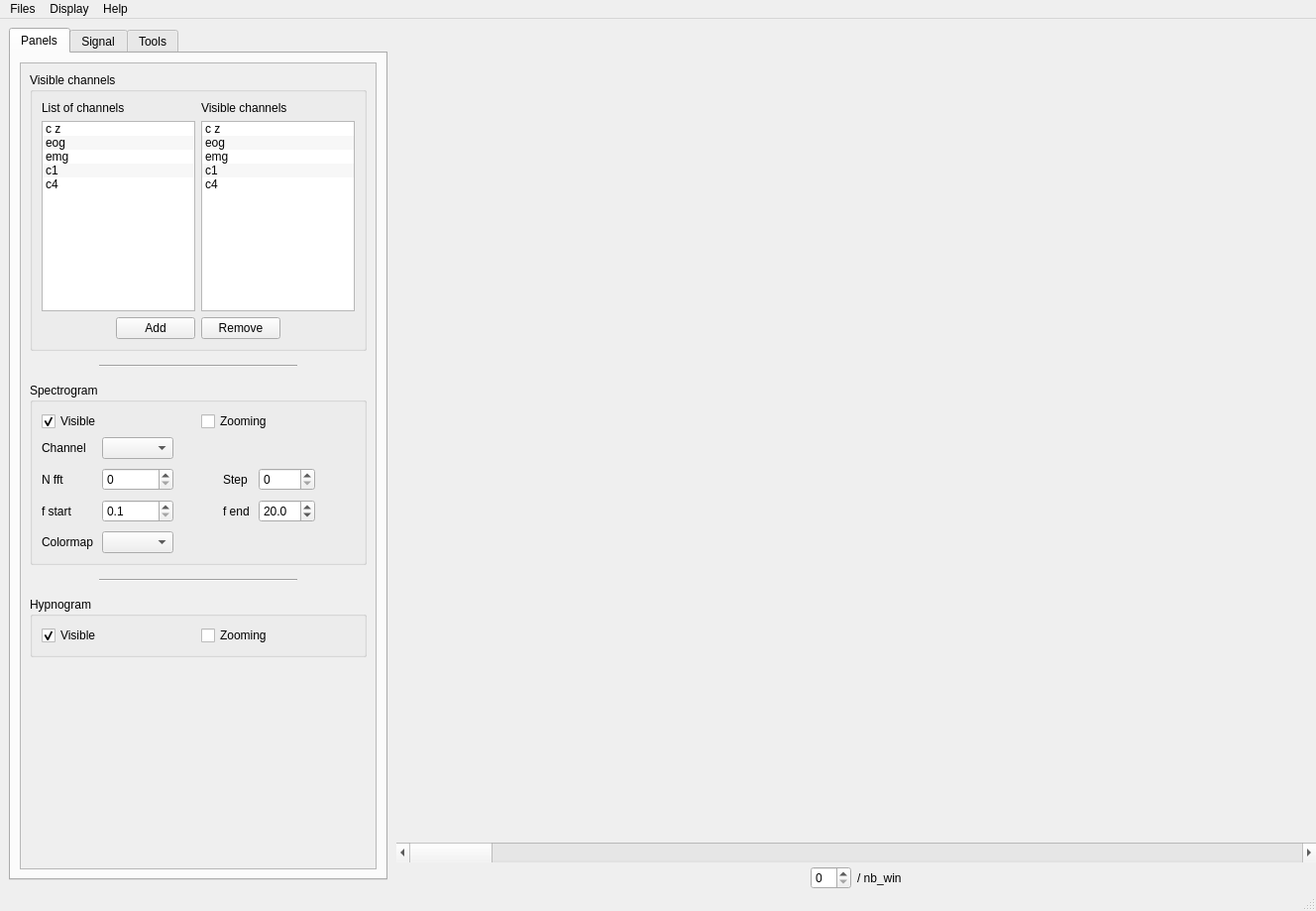
<?xml version="1.0" encoding="UTF-8"?>
<ui version="4.0">
 <class>MainWindow</class>
 <widget class="QMainWindow" name="MainWindow">
  <property name="enabled">
   <bool>true</bool>
  </property>
  <property name="geometry">
   <rect>
    <x>0</x>
    <y>0</y>
    <width>1328</width>
    <height>919</height>
   </rect>
  </property>
  <property name="windowTitle">
   <string>Sleep</string>
  </property>
  <property name="tabShape">
   <enum>QTabWidget::Rounded</enum>
  </property>
  <widget class="QWidget" name="centralwidget">
   <layout class="QHBoxLayout" name="horizontalLayout_2">
    <property name="spacing">
     <number>0</number>
    </property>
    <property name="margin">
     <number>0</number>
    </property>
    <item>
     <widget class="QWidget" name="q_widget" native="true">
      <property name="sizePolicy">
       <sizepolicy hsizetype="Preferred" vsizetype="Preferred">
        <horstretch>0</horstretch>
        <verstretch>0</verstretch>
       </sizepolicy>
      </property>
      <property name="minimumSize">
       <size>
        <width>0</width>
        <height>0</height>
       </size>
      </property>
      <property name="maximumSize">
       <size>
        <width>400</width>
        <height>16777215</height>
       </size>
      </property>
      <layout class="QVBoxLayout" name="verticalLayout_4">
       <property name="sizeConstraint">
        <enum>QLayout::SetDefaultConstraint</enum>
       </property>
       <item>
        <widget class="QTabWidget" name="QuickSettings">
         <property name="maximumSize">
          <size>
           <width>16777215</width>
           <height>16777215</height>
          </size>
         </property>
         <property name="toolTip">
          <string>&lt;html&gt;&lt;head/&gt;&lt;body&gt;&lt;p&gt;&lt;br/&gt;&lt;/p&gt;&lt;/body&gt;&lt;/html&gt;</string>
         </property>
         <property name="autoFillBackground">
          <bool>false</bool>
         </property>
         <property name="tabShape">
          <enum>QTabWidget::Rounded</enum>
         </property>
         <property name="currentIndex">
          <number>0</number>
         </property>
         <property name="movable">
          <bool>true</bool>
         </property>
         <widget class="QWidget" name="q_Panels">
          <attribute name="title">
           <string>Panels</string>
          </attribute>
          <layout class="QVBoxLayout" name="verticalLayout">
           <item>
            <widget class="QScrollArea" name="scrollArea">
             <property name="widgetResizable">
              <bool>true</bool>
             </property>
             <widget class="QWidget" name="scrollAreaWidgetContents">
              <property name="geometry">
               <rect>
                <x>0</x>
                <y>0</y>
                <width>358</width>
                <height>801</height>
               </rect>
              </property>
              <layout class="QVBoxLayout" name="verticalLayout_2">
               <item>
                <widget class="QGroupBox" name="groupBox">
                 <property name="title">
                  <string>Visible channels</string>
                 </property>
                 <layout class="QVBoxLayout" name="verticalLayout_13">
                  <item>
                   <layout class="QGridLayout" name="gridLayout_10">
                    <property name="topMargin">
                     <number>0</number>
                    </property>
                    <item row="1" column="0">
                     <widget class="QListWidget" name="_PanChanList">
                      <property name="dragEnabled">
                       <bool>false</bool>
                      </property>
                      <property name="dragDropOverwriteMode">
                       <bool>false</bool>
                      </property>
                      <property name="dragDropMode">
                       <enum>QAbstractItemView::NoDragDrop</enum>
                      </property>
                      <property name="defaultDropAction">
                       <enum>Qt::IgnoreAction</enum>
                      </property>
                      <property name="alternatingRowColors">
                       <bool>true</bool>
                      </property>
                      <property name="selectionMode">
                       <enum>QAbstractItemView::SingleSelection</enum>
                      </property>
                      <item>
                       <property name="text">
                        <string>c z</string>
                       </property>
                      </item>
                      <item>
                       <property name="text">
                        <string>eog</string>
                       </property>
                      </item>
                      <item>
                       <property name="text">
                        <string>emg</string>
                       </property>
                      </item>
                      <item>
                       <property name="text">
                        <string>c1</string>
                       </property>
                      </item>
                      <item>
                       <property name="text">
                        <string>c4</string>
                       </property>
                      </item>
                     </widget>
                    </item>
                    <item row="0" column="0">
                     <widget class="QLabel" name="label_30">
                      <property name="text">
                       <string>List of channels</string>
                      </property>
                     </widget>
                    </item>
                    <item row="1" column="1">
                     <widget class="QListWidget" name="_PanChanViz">
                      <property name="dragEnabled">
                       <bool>true</bool>
                      </property>
                      <property name="dragDropOverwriteMode">
                       <bool>false</bool>
                      </property>
                      <property name="dragDropMode">
                       <enum>QAbstractItemView::InternalMove</enum>
                      </property>
                      <property name="defaultDropAction">
                       <enum>Qt::MoveAction</enum>
                      </property>
                      <property name="alternatingRowColors">
                       <bool>true</bool>
                      </property>
                      <item>
                       <property name="text">
                        <string>c z</string>
                       </property>
                      </item>
                      <item>
                       <property name="text">
                        <string>eog</string>
                       </property>
                      </item>
                      <item>
                       <property name="text">
                        <string>emg</string>
                       </property>
                      </item>
                      <item>
                       <property name="text">
                        <string>c1</string>
                       </property>
                      </item>
                      <item>
                       <property name="text">
                        <string>c4</string>
                       </property>
                      </item>
                     </widget>
                    </item>
                    <item row="0" column="1">
                     <widget class="QLabel" name="label_31">
                      <property name="text">
                       <string>Visible channels</string>
                      </property>
                     </widget>
                    </item>
                   </layout>
                  </item>
                  <item>
                   <layout class="QHBoxLayout" name="horizontalLayout_4">
                    <property name="topMargin">
                     <number>0</number>
                    </property>
                    <item>
                     <spacer name="horizontalSpacer_6">
                      <property name="orientation">
                       <enum>Qt::Horizontal</enum>
                      </property>
                      <property name="sizeHint" stdset="0">
                       <size>
                        <width>40</width>
                        <height>20</height>
                       </size>
                      </property>
                     </spacer>
                    </item>
                    <item>
                     <widget class="QPushButton" name="_PanChanAdd">
                      <property name="text">
                       <string>Add</string>
                      </property>
                     </widget>
                    </item>
                    <item>
                     <widget class="QPushButton" name="_PanChanRm">
                      <property name="text">
                       <string>Remove</string>
                      </property>
                     </widget>
                    </item>
                    <item>
                     <spacer name="horizontalSpacer_7">
                      <property name="orientation">
                       <enum>Qt::Horizontal</enum>
                      </property>
                      <property name="sizeHint" stdset="0">
                       <size>
                        <width>40</width>
                        <height>20</height>
                       </size>
                      </property>
                     </spacer>
                    </item>
                   </layout>
                  </item>
                 </layout>
                </widget>
               </item>
               <item>
                <layout class="QHBoxLayout" name="horizontalLayout_5">
                 <property name="spacing">
                  <number>0</number>
                 </property>
                 <property name="topMargin">
                  <number>0</number>
                 </property>
                 <item>
                  <spacer name="horizontalSpacer_8">
                   <property name="orientation">
                    <enum>Qt::Horizontal</enum>
                   </property>
                   <property name="sizeHint" stdset="0">
                    <size>
                     <width>40</width>
                     <height>20</height>
                    </size>
                   </property>
                  </spacer>
                 </item>
                 <item>
                  <widget class="Line" name="line">
                   <property name="minimumSize">
                    <size>
                     <width>200</width>
                     <height>0</height>
                    </size>
                   </property>
                   <property name="maximumSize">
                    <size>
                     <width>200</width>
                     <height>16777215</height>
                    </size>
                   </property>
                   <property name="orientation">
                    <enum>Qt::Horizontal</enum>
                   </property>
                  </widget>
                 </item>
                 <item>
                  <spacer name="horizontalSpacer_9">
                   <property name="orientation">
                    <enum>Qt::Horizontal</enum>
                   </property>
                   <property name="sizeHint" stdset="0">
                    <size>
                     <width>40</width>
                     <height>20</height>
                    </size>
                   </property>
                  </spacer>
                 </item>
                </layout>
               </item>
               <item>
                <widget class="QGroupBox" name="groupBox_2">
                 <property name="title">
                  <string>Spectrogram</string>
                 </property>
                 <layout class="QVBoxLayout" name="verticalLayout_12">
                  <item>
                   <layout class="QGridLayout" name="gridLayout_6">
                    <item row="0" column="0">
                     <widget class="QCheckBox" name="_PanSpecViz">
                      <property name="text">
                       <string>Visible</string>
                      </property>
                      <property name="checked">
                       <bool>true</bool>
                      </property>
                     </widget>
                    </item>
                    <item row="0" column="1">
                     <widget class="QCheckBox" name="_PanSpecZoom">
                      <property name="text">
                       <string>Zooming</string>
                      </property>
                     </widget>
                    </item>
                   </layout>
                  </item>
                  <item>
                   <widget class="QWidget" name="_PanSpecW" native="true">
                    <layout class="QVBoxLayout" name="verticalLayout_20">
                     <property name="spacing">
                      <number>0</number>
                     </property>
                     <property name="margin">
                      <number>0</number>
                     </property>
                     <item>
                      <layout class="QGridLayout" name="gridLayout_5">
                       <property name="spacing">
                        <number>9</number>
                       </property>
                       <item row="2" column="1">
                        <widget class="QDoubleSpinBox" name="_PanSpecStart">
                         <property name="decimals">
                          <number>1</number>
                         </property>
                         <property name="minimum">
                          <double>0.100000000000000</double>
                         </property>
                         <property name="maximum">
                          <double>190.000000000000000</double>
                         </property>
                        </widget>
                       </item>
                       <item row="2" column="3">
                        <widget class="QLabel" name="label_17">
                         <property name="text">
                          <string>f end</string>
                         </property>
                        </widget>
                       </item>
                       <item row="0" column="0">
                        <widget class="QLabel" name="label_13">
                         <property name="text">
                          <string>Channel</string>
                         </property>
                        </widget>
                       </item>
                       <item row="1" column="5">
                        <spacer name="horizontalSpacer_20">
                         <property name="orientation">
                          <enum>Qt::Horizontal</enum>
                         </property>
                         <property name="sizeHint" stdset="0">
                          <size>
                           <width>40</width>
                           <height>20</height>
                          </size>
                         </property>
                        </spacer>
                       </item>
                       <item row="0" column="1">
                        <widget class="QComboBox" name="_PanSpecChan"/>
                       </item>
                       <item row="2" column="0">
                        <widget class="QLabel" name="label_16">
                         <property name="text">
                          <string>f start</string>
                         </property>
                        </widget>
                       </item>
                       <item row="1" column="4">
                        <widget class="QSpinBox" name="_PanSpecStep"/>
                       </item>
                       <item row="1" column="3">
                        <widget class="QLabel" name="label_15">
                         <property name="text">
                          <string>Step</string>
                         </property>
                        </widget>
                       </item>
                       <item row="2" column="4">
                        <widget class="QDoubleSpinBox" name="_PanSpecFend">
                         <property name="decimals">
                          <number>1</number>
                         </property>
                         <property name="minimum">
                          <double>0.100000000000000</double>
                         </property>
                         <property name="maximum">
                          <double>200.000000000000000</double>
                         </property>
                         <property name="value">
                          <double>20.000000000000000</double>
                         </property>
                        </widget>
                       </item>
                       <item row="1" column="0">
                        <widget class="QLabel" name="label_14">
                         <property name="text">
                          <string>N fft</string>
                         </property>
                        </widget>
                       </item>
                       <item row="1" column="1">
                        <widget class="QSpinBox" name="_PanSpecNfft"/>
                       </item>
                       <item row="1" column="2">
                        <spacer name="horizontalSpacer_21">
                         <property name="orientation">
                          <enum>Qt::Horizontal</enum>
                         </property>
                         <property name="sizeHint" stdset="0">
                          <size>
                           <width>40</width>
                           <height>20</height>
                          </size>
                         </property>
                        </spacer>
                       </item>
                       <item row="3" column="0">
                        <widget class="QLabel" name="label_29">
                         <property name="text">
                          <string>Colormap</string>
                         </property>
                        </widget>
                       </item>
                       <item row="3" column="1">
                        <widget class="QComboBox" name="_PanSpecCmap"/>
                       </item>
                      </layout>
                     </item>
                    </layout>
                   </widget>
                  </item>
                 </layout>
                </widget>
               </item>
               <item>
                <layout class="QHBoxLayout" name="horizontalLayout_6">
                 <property name="spacing">
                  <number>0</number>
                 </property>
                 <property name="topMargin">
                  <number>0</number>
                 </property>
                 <item>
                  <spacer name="horizontalSpacer_10">
                   <property name="orientation">
                    <enum>Qt::Horizontal</enum>
                   </property>
                   <property name="sizeHint" stdset="0">
                    <size>
                     <width>40</width>
                     <height>20</height>
                    </size>
                   </property>
                  </spacer>
                 </item>
                 <item>
                  <widget class="Line" name="line_2">
                   <property name="minimumSize">
                    <size>
                     <width>200</width>
                     <height>0</height>
                    </size>
                   </property>
                   <property name="maximumSize">
                    <size>
                     <width>200</width>
                     <height>16777215</height>
                    </size>
                   </property>
                   <property name="orientation">
                    <enum>Qt::Horizontal</enum>
                   </property>
                  </widget>
                 </item>
                 <item>
                  <spacer name="horizontalSpacer_11">
                   <property name="orientation">
                    <enum>Qt::Horizontal</enum>
                   </property>
                   <property name="sizeHint" stdset="0">
                    <size>
                     <width>40</width>
                     <height>20</height>
                    </size>
                   </property>
                  </spacer>
                 </item>
                </layout>
               </item>
               <item>
                <widget class="QGroupBox" name="groupBox_3">
                 <property name="title">
                  <string>Hypnogram</string>
                 </property>
                 <layout class="QVBoxLayout" name="verticalLayout_11">
                  <item>
                   <layout class="QGridLayout" name="gridLayout_4">
                    <item row="0" column="0">
                     <widget class="QCheckBox" name="_PanHypViz">
                      <property name="text">
                       <string>Visible</string>
                      </property>
                      <property name="checked">
                       <bool>true</bool>
                      </property>
                     </widget>
                    </item>
                    <item row="0" column="1">
                     <widget class="QCheckBox" name="_PanHypZoom">
                      <property name="text">
                       <string>Zooming</string>
                      </property>
                     </widget>
                    </item>
                   </layout>
                  </item>
                 </layout>
                </widget>
               </item>
               <item>
                <spacer name="verticalSpacer_3">
                 <property name="orientation">
                  <enum>Qt::Vertical</enum>
                 </property>
                 <property name="sizeHint" stdset="0">
                  <size>
                   <width>20</width>
                   <height>40</height>
                  </size>
                 </property>
                </spacer>
               </item>
              </layout>
             </widget>
            </widget>
           </item>
          </layout>
         </widget>
         <widget class="QWidget" name="q_Signal">
          <attribute name="title">
           <string>Signal</string>
          </attribute>
          <layout class="QVBoxLayout" name="verticalLayout_3">
           <item>
            <widget class="QScrollArea" name="scrollArea_2">
             <property name="widgetResizable">
              <bool>true</bool>
             </property>
             <widget class="QWidget" name="scrollAreaWidgetContents_2">
              <property name="geometry">
               <rect>
                <x>0</x>
                <y>0</y>
                <width>358</width>
                <height>801</height>
               </rect>
              </property>
              <layout class="QVBoxLayout" name="verticalLayout_5">
               <item>
                <widget class="QGroupBox" name="groupBox_4">
                 <property name="title">
                  <string>Time points</string>
                 </property>
                 <layout class="QVBoxLayout" name="verticalLayout_6">
                  <item>
                   <layout class="QGridLayout" name="gridLayout">
                    <property name="spacing">
                     <number>9</number>
                    </property>
                    <item row="0" column="2">
                     <widget class="QLabel" name="label_2">
                      <property name="text">
                       <string>hz</string>
                      </property>
                     </widget>
                    </item>
                    <item row="0" column="0">
                     <widget class="QLabel" name="label">
                      <property name="text">
                       <string>Down-sampling</string>
                      </property>
                     </widget>
                    </item>
                    <item row="2" column="0">
                     <widget class="QLabel" name="label_5">
                      <property name="text">
                       <string>Slider step</string>
                      </property>
                     </widget>
                    </item>
                    <item row="1" column="0">
                     <widget class="QLabel" name="label_3">
                      <property name="text">
                       <string>Window</string>
                      </property>
                     </widget>
                    </item>
                    <item row="2" column="2">
                     <widget class="QLabel" name="label_6">
                      <property name="text">
                       <string>sample</string>
                      </property>
                     </widget>
                    </item>
                    <item row="2" column="1">
                     <widget class="QSpinBox" name="_SigSlStep">
                      <property name="minimum">
                       <number>1</number>
                      </property>
                     </widget>
                    </item>
                    <item row="1" column="2">
                     <widget class="QLabel" name="label_4">
                      <property name="text">
                       <string>seconds</string>
                      </property>
                     </widget>
                    </item>
                    <item row="1" column="1">
                     <widget class="QDoubleSpinBox" name="_SigWin">
                      <property name="decimals">
                       <number>1</number>
                      </property>
                      <property name="value">
                       <double>30.000000000000000</double>
                      </property>
                     </widget>
                    </item>
                    <item row="0" column="1">
                     <widget class="QDoubleSpinBox" name="_SigDoSamp">
                      <property name="decimals">
                       <number>1</number>
                      </property>
                      <property name="maximum">
                       <double>10000.000000000000000</double>
                      </property>
                      <property name="value">
                       <double>100.000000000000000</double>
                      </property>
                     </widget>
                    </item>
                    <item row="0" column="3">
                     <spacer name="horizontalSpacer_3">
                      <property name="orientation">
                       <enum>Qt::Horizontal</enum>
                      </property>
                      <property name="sizeHint" stdset="0">
                       <size>
                        <width>40</width>
                        <height>20</height>
                       </size>
                      </property>
                     </spacer>
                    </item>
                   </layout>
                  </item>
                 </layout>
                </widget>
               </item>
               <item>
                <layout class="QHBoxLayout" name="horizontalLayout_7">
                 <property name="spacing">
                  <number>0</number>
                 </property>
                 <property name="topMargin">
                  <number>0</number>
                 </property>
                 <item>
                  <spacer name="horizontalSpacer_12">
                   <property name="orientation">
                    <enum>Qt::Horizontal</enum>
                   </property>
                   <property name="sizeHint" stdset="0">
                    <size>
                     <width>40</width>
                     <height>20</height>
                    </size>
                   </property>
                  </spacer>
                 </item>
                 <item>
                  <widget class="Line" name="line_3">
                   <property name="minimumSize">
                    <size>
                     <width>200</width>
                     <height>0</height>
                    </size>
                   </property>
                   <property name="maximumSize">
                    <size>
                     <width>200</width>
                     <height>16777215</height>
                    </size>
                   </property>
                   <property name="orientation">
                    <enum>Qt::Horizontal</enum>
                   </property>
                  </widget>
                 </item>
                 <item>
                  <spacer name="horizontalSpacer_13">
                   <property name="orientation">
                    <enum>Qt::Horizontal</enum>
                   </property>
                   <property name="sizeHint" stdset="0">
                    <size>
                     <width>40</width>
                     <height>20</height>
                    </size>
                   </property>
                  </spacer>
                 </item>
                </layout>
               </item>
               <item>
                <widget class="QGroupBox" name="groupBox_5">
                 <property name="title">
                  <string>Mean and trend</string>
                 </property>
                 <layout class="QVBoxLayout" name="verticalLayout_7">
                  <item>
                   <layout class="QGridLayout" name="gridLayout_2">
                    <item row="0" column="0">
                     <widget class="QCheckBox" name="_SigMean">
                      <property name="text">
                       <string>Remove the mean</string>
                      </property>
                     </widget>
                    </item>
                    <item row="1" column="0">
                     <widget class="QCheckBox" name="_SigTrend">
                      <property name="text">
                       <string>Remove the linear trend</string>
                      </property>
                     </widget>
                    </item>
                   </layout>
                  </item>
                 </layout>
                </widget>
               </item>
               <item>
                <layout class="QHBoxLayout" name="horizontalLayout_9">
                 <property name="spacing">
                  <number>0</number>
                 </property>
                 <property name="topMargin">
                  <number>0</number>
                 </property>
                 <item>
                  <spacer name="horizontalSpacer_18">
                   <property name="orientation">
                    <enum>Qt::Horizontal</enum>
                   </property>
                   <property name="sizeHint" stdset="0">
                    <size>
                     <width>40</width>
                     <height>20</height>
                    </size>
                   </property>
                  </spacer>
                 </item>
                 <item>
                  <widget class="Line" name="line_5">
                   <property name="minimumSize">
                    <size>
                     <width>200</width>
                     <height>0</height>
                    </size>
                   </property>
                   <property name="maximumSize">
                    <size>
                     <width>200</width>
                     <height>16777215</height>
                    </size>
                   </property>
                   <property name="orientation">
                    <enum>Qt::Horizontal</enum>
                   </property>
                  </widget>
                 </item>
                 <item>
                  <spacer name="horizontalSpacer_19">
                   <property name="orientation">
                    <enum>Qt::Horizontal</enum>
                   </property>
                   <property name="sizeHint" stdset="0">
                    <size>
                     <width>40</width>
                     <height>20</height>
                    </size>
                   </property>
                  </spacer>
                 </item>
                </layout>
               </item>
               <item>
                <widget class="QGroupBox" name="groupBox_6">
                 <property name="title">
                  <string>Filtering</string>
                 </property>
                 <layout class="QVBoxLayout" name="verticalLayout_8">
                  <item>
                   <widget class="QCheckBox" name="_SigFilt">
                    <property name="text">
                     <string>Enable</string>
                    </property>
                   </widget>
                  </item>
                  <item>
                   <widget class="QWidget" name="_SigFiltW" native="true">
                    <property name="enabled">
                     <bool>false</bool>
                    </property>
                    <layout class="QVBoxLayout" name="verticalLayout_9">
                     <property name="spacing">
                      <number>0</number>
                     </property>
                     <property name="margin">
                      <number>0</number>
                     </property>
                     <item>
                      <layout class="QGridLayout" name="gridLayout_3">
                       <property name="spacing">
                        <number>9</number>
                       </property>
                       <item row="0" column="0">
                        <widget class="QLabel" name="label_7">
                         <property name="text">
                          <string>From</string>
                         </property>
                        </widget>
                       </item>
                       <item row="0" column="1">
                        <widget class="QDoubleSpinBox" name="_SigFiltFrom">
                         <property name="decimals">
                          <number>1</number>
                         </property>
                         <property name="minimum">
                          <double>0.100000000000000</double>
                         </property>
                         <property name="maximum">
                          <double>1000.000000000000000</double>
                         </property>
                         <property name="value">
                          <double>12.000000000000000</double>
                         </property>
                        </widget>
                       </item>
                       <item row="0" column="2">
                        <widget class="QLabel" name="label_8">
                         <property name="text">
                          <string>to</string>
                         </property>
                        </widget>
                       </item>
                       <item row="0" column="3">
                        <widget class="QDoubleSpinBox" name="_SigFiltTo">
                         <property name="decimals">
                          <number>1</number>
                         </property>
                         <property name="minimum">
                          <double>0.100000000000000</double>
                         </property>
                         <property name="maximum">
                          <double>1000.000000000000000</double>
                         </property>
                         <property name="value">
                          <double>16.000000000000000</double>
                         </property>
                        </widget>
                       </item>
                       <item row="0" column="4">
                        <widget class="QLabel" name="label_9">
                         <property name="text">
                          <string>hz</string>
                         </property>
                        </widget>
                       </item>
                       <item row="0" column="5">
                        <spacer name="horizontalSpacer_2">
                         <property name="orientation">
                          <enum>Qt::Horizontal</enum>
                         </property>
                         <property name="sizeHint" stdset="0">
                          <size>
                           <width>40</width>
                           <height>20</height>
                          </size>
                         </property>
                        </spacer>
                       </item>
                       <item row="1" column="0">
                        <widget class="QLabel" name="label_10">
                         <property name="text">
                          <string>Filter</string>
                         </property>
                        </widget>
                       </item>
                       <item row="1" column="1">
                        <widget class="QComboBox" name="_SigFiltMeth">
                         <item>
                          <property name="text">
                           <string>butterworth</string>
                          </property>
                         </item>
                        </widget>
                       </item>
                       <item row="1" column="2">
                        <widget class="QLabel" name="label_11">
                         <property name="text">
                          <string>order</string>
                         </property>
                        </widget>
                       </item>
                       <item row="1" column="3">
                        <widget class="QSpinBox" name="_SigFiltOrder">
                         <property name="minimum">
                          <number>1</number>
                         </property>
                         <property name="maximum">
                          <number>20</number>
                         </property>
                         <property name="value">
                          <number>3</number>
                         </property>
                        </widget>
                       </item>
                      </layout>
                     </item>
                    </layout>
                   </widget>
                  </item>
                 </layout>
                </widget>
               </item>
               <item>
                <spacer name="verticalSpacer">
                 <property name="orientation">
                  <enum>Qt::Vertical</enum>
                 </property>
                 <property name="sizeHint" stdset="0">
                  <size>
                   <width>20</width>
                   <height>40</height>
                  </size>
                 </property>
                </spacer>
               </item>
              </layout>
             </widget>
            </widget>
           </item>
          </layout>
         </widget>
         <widget class="QWidget" name="q_Tools">
          <attribute name="title">
           <string>Tools</string>
          </attribute>
         </widget>
        </widget>
       </item>
      </layout>
     </widget>
    </item>
    <item>
     <layout class="QVBoxLayout" name="verticalLayout_18">
      <property name="spacing">
       <number>0</number>
      </property>
      <property name="topMargin">
       <number>0</number>
      </property>
      <property name="rightMargin">
       <number>0</number>
      </property>
      <item>
       <spacer name="horizontalSpacer">
        <property name="orientation">
         <enum>Qt::Horizontal</enum>
        </property>
        <property name="sizeHint" stdset="0">
         <size>
          <width>40</width>
          <height>0</height>
         </size>
        </property>
       </spacer>
      </item>
      <item>
       <spacer name="verticalSpacer_2">
        <property name="orientation">
         <enum>Qt::Vertical</enum>
        </property>
        <property name="sizeHint" stdset="0">
         <size>
          <width>20</width>
          <height>40</height>
         </size>
        </property>
       </spacer>
      </item>
      <item>
       <layout class="QVBoxLayout" name="verticalLayout_10">
        <property name="topMargin">
         <number>0</number>
        </property>
        <property name="bottomMargin">
         <number>0</number>
        </property>
        <item>
         <widget class="QScrollBar" name="_SlVal">
          <property name="minimumSize">
           <size>
            <width>0</width>
            <height>20</height>
           </size>
          </property>
          <property name="autoFillBackground">
           <bool>false</bool>
          </property>
          <property name="orientation">
           <enum>Qt::Horizontal</enum>
          </property>
         </widget>
        </item>
        <item>
         <layout class="QHBoxLayout" name="horizontalLayout">
          <property name="spacing">
           <number>6</number>
          </property>
          <property name="topMargin">
           <number>4</number>
          </property>
          <item>
           <spacer name="horizontalSpacer_5">
            <property name="orientation">
             <enum>Qt::Horizontal</enum>
            </property>
            <property name="sizeHint" stdset="0">
             <size>
              <width>40</width>
              <height>20</height>
             </size>
            </property>
           </spacer>
          </item>
          <item>
           <widget class="QSpinBox" name="_SlWin"/>
          </item>
          <item>
           <widget class="QLabel" name="label_12">
            <property name="text">
             <string>/ nb_win</string>
            </property>
           </widget>
          </item>
          <item>
           <spacer name="horizontalSpacer_4">
            <property name="orientation">
             <enum>Qt::Horizontal</enum>
            </property>
            <property name="sizeHint" stdset="0">
             <size>
              <width>40</width>
              <height>20</height>
             </size>
            </property>
           </spacer>
          </item>
         </layout>
        </item>
       </layout>
      </item>
     </layout>
    </item>
   </layout>
  </widget>
  <widget class="QMenuBar" name="menubar">
   <property name="geometry">
    <rect>
     <x>0</x>
     <y>0</y>
     <width>1328</width>
     <height>25</height>
    </rect>
   </property>
   <widget class="QMenu" name="menuFiles">
    <property name="title">
     <string>Files</string>
    </property>
   </widget>
   <widget class="QMenu" name="menuDisplay">
    <property name="title">
     <string>Display</string>
    </property>
    <widget class="QMenu" name="menuPanel">
     <property name="title">
      <string>Panel</string>
     </property>
    </widget>
    <addaction name="actionQuick_settings"/>
    <addaction name="menuPanel"/>
   </widget>
   <widget class="QMenu" name="menuHelp">
    <property name="title">
     <string>Help</string>
    </property>
    <addaction name="actionAbout"/>
    <addaction name="actionDocumentation"/>
   </widget>
   <addaction name="menuFiles"/>
   <addaction name="menuDisplay"/>
   <addaction name="menuHelp"/>
  </widget>
  <widget class="QStatusBar" name="statusbar"/>
  <action name="actionSave">
   <property name="text">
    <string>Save</string>
   </property>
  </action>
  <action name="actionLoad">
   <property name="text">
    <string>Load</string>
   </property>
  </action>
  <action name="actionCortical_repartition">
   <property name="text">
    <string>Cortical repartition</string>
   </property>
  </action>
  <action name="actionCortical">
   <property name="text">
    <string>Cortical</string>
   </property>
  </action>
  <action name="actionSagittal">
   <property name="text">
    <string>Sagittal</string>
   </property>
  </action>
  <action name="actionAxial">
   <property name="text">
    <string>Axial</string>
   </property>
  </action>
  <action name="actionCamera">
   <property name="text">
    <string>Camera</string>
   </property>
  </action>
  <action name="actionLeft">
   <property name="text">
    <string>Left</string>
   </property>
  </action>
  <action name="actionRight">
   <property name="text">
    <string>Right</string>
   </property>
  </action>
  <action name="actionQuick_settings">
   <property name="checkable">
    <bool>true</bool>
   </property>
   <property name="text">
    <string>Quick settings</string>
   </property>
   <property name="shortcut">
    <string>Ctrl+D</string>
   </property>
  </action>
  <action name="actionClose">
   <property name="text">
    <string>Close</string>
   </property>
   <property name="shortcut">
    <string>Ctrl+Q</string>
   </property>
  </action>
  <action name="actionProjection">
   <property name="text">
    <string>Projection</string>
   </property>
   <property name="toolTip">
    <string>&lt;html&gt;&lt;head/&gt;&lt;body&gt;&lt;p&gt;Find all vertices under a distance of t_radius with each source and project s_data to the surface&lt;/p&gt;&lt;/body&gt;&lt;/html&gt;</string>
   </property>
   <property name="shortcut">
    <string>Ctrl+P</string>
   </property>
  </action>
  <action name="actionRepartition">
   <property name="text">
    <string>Repartition</string>
   </property>
   <property name="shortcut">
    <string>Ctrl+R</string>
   </property>
  </action>
  <action name="actionShortcuts">
   <property name="checkable">
    <bool>true</bool>
   </property>
   <property name="text">
    <string>Shortcuts</string>
   </property>
   <property name="shortcut">
    <string>Ctrl+T</string>
   </property>
  </action>
  <action name="actionUi_settings">
   <property name="checkable">
    <bool>true</bool>
   </property>
   <property name="checked">
    <bool>false</bool>
   </property>
   <property name="text">
    <string>Ui settings</string>
   </property>
  </action>
  <action name="actionNdPlt">
   <property name="checkable">
    <bool>true</bool>
   </property>
   <property name="text">
    <string>Nd-plot</string>
   </property>
  </action>
  <action name="actionOnedPlt">
   <property name="checkable">
    <bool>true</bool>
   </property>
   <property name="text">
    <string>1d-plot</string>
   </property>
  </action>
  <action name="actionImage">
   <property name="checkable">
    <bool>true</bool>
   </property>
   <property name="text">
    <string>Image</string>
   </property>
  </action>
  <action name="actionColormap">
   <property name="checkable">
    <bool>true</bool>
   </property>
   <property name="text">
    <string>Colormap</string>
   </property>
  </action>
  <action name="actionAbout">
   <property name="text">
    <string>About</string>
   </property>
  </action>
  <action name="actionDocumentation">
   <property name="text">
    <string>Documentation</string>
   </property>
  </action>
 </widget>
 <resources/>
 <connections/>
</ui>
